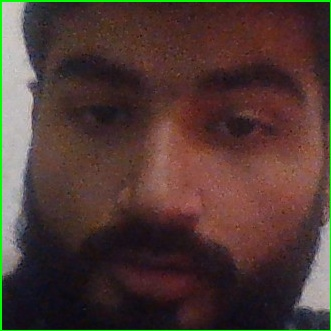
#> input picture AbuBakarData/surprised/331331_faces.jpg, 331 x 331 px, found by its file name; its folder holds 4 pictures in this run
$ python CropAuto.py
#> lines starting #> are read from the running program, lines starting #| are printed output that depends on the picture; after the words box and inside, x2 and y2 are one past the last pixel; in counts of white or black regions, pixels touching at a corner belong together
import cv2
import sys
import os
directory = 'AbuBakar\surprised'

for filename in os.listdir(directory):
    if filename.endswith(".jpg") or filename.endswith(".py"):

        image = cv2.imread(os.path.join(directory, filename))
#> image is the input picture: shape (331, 331, 3); mean B, G, R 52.6, 57.8, 78.9
        gray = cv2.cvtColor(image, cv2.COLOR_BGR2GRAY)
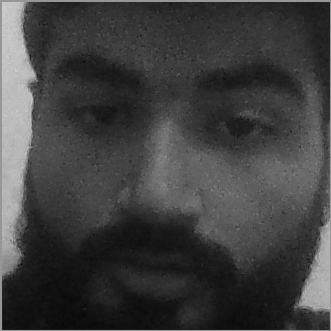
#> gray: shape (331, 331); min 7, max 208, mean 63.5

        faceCascade = cv2.CascadeClassifier("haarcascade_frontalface_default.xml")
        faces = faceCascade.detectMultiScale(
            gray,
            scaleFactor=1.3,
            minNeighbors=3,
            minSize=(30, 30)
        )
#> faces = ()

        print("[INFO] Found {0} Faces.".format(len(faces)))
#| [INFO] Found 0 Faces.

        for (x, y, w, h) in faces:
            cv2.rectangle(image, (x, y), (x + w, y + h), (0, 255, 0), 2)
            roi_color = image[y:y + h, x:x + w]
            print("[INFO] Object found. Saving locally.")
            cv2.imwrite(str(w) + str(h) + '_faces.jpg', roi_color)
#> this loop made 0 passes

        status = cv2.imwrite('faces_detected.jpg', image)
        print("[INFO] Image faces_detected.jpg written to filesystem: ", status)
#| [INFO] Image faces_detected.jpg written to filesystem:  True
        continue
    else:
        continue
#> pass 2 of the loop `for filename in os.listdir(directory):`:
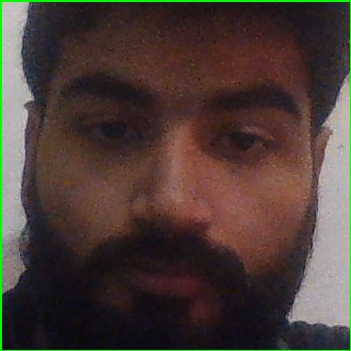
#> input picture AbuBakarData/surprised/351351_faces.jpg, 351 x 351 px, found by its file name
#> image is the input picture: shape (351, 351, 3); mean B, G, R 54.7, 60.2, 74.6
#> `gray = cv2.cvtColor(image, cv2.COLOR_BGR2GRAY)`:
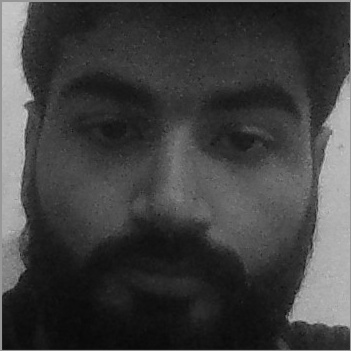
#> gray: shape (351, 351); min 9, max 203, mean 63.9
#> faces = [[7, 7, 331, 331]]
#| [INFO] Found 1 Faces.
#> the loop `for (x, y, w, h) in faces:` made 1 pass
#> (printed output is left out)
#> after the loop `for (x, y, w, h) in faces:`:
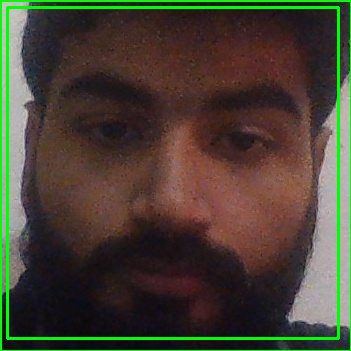
#> image: shape (351, 351, 3); 3.22% of pixels changed, all inside (x1, y1, x2, y2) = (6, 6, 340, 340)
#| [INFO] Image faces_detected.jpg written to filesystem:  True
#> pass 3 of the loop `for filename in os.listdir(directory):`:
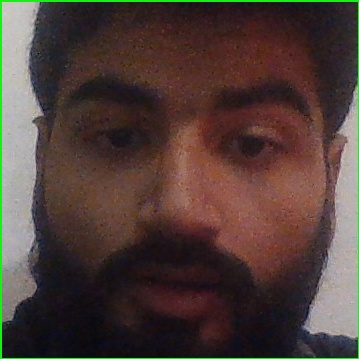
#> input picture AbuBakarData/surprised/359359_faces.jpg, 359 x 359 px, found by its file name
#> image is the input picture: shape (359, 359, 3); mean B, G, R 56.5, 62, 78.7
#> `gray = cv2.cvtColor(image, cv2.COLOR_BGR2GRAY)`:
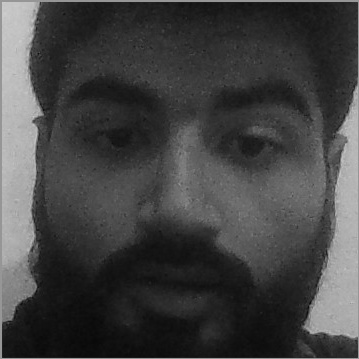
#> gray: shape (359, 359); min 9, max 206, mean 66.4
#> faces = [[16, 18, 331, 331]]
#| [INFO] Found 1 Faces.
#> the loop `for (x, y, w, h) in faces:` made 1 pass
#> (printed output is left out)
#> after the loop `for (x, y, w, h) in faces:`:
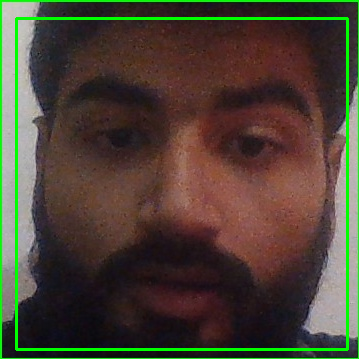
#> image: shape (359, 359, 3); 3.08% of pixels changed, all inside (x1, y1, x2, y2) = (15, 17, 349, 351)
#| [INFO] Image faces_detected.jpg written to filesystem:  True
#> the loop made 4 passes; the first 3 are shown
